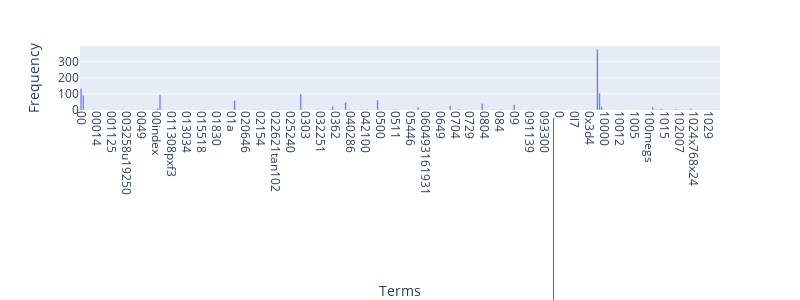

Here is the notebook cell this chart was saved with:
### Markdown cell above
### Answer for <span style="color:blue;background-color:white;">Exercise 12</span>

### Code cell
import plotly.express as px
term_frequencies = np.asarray(X_counts.sum(axis=0))[0]
terms = count_vect.get_feature_names_out()[:300]
freqs = term_frequencies[:300]

df = pd.DataFrame({
    "Term": terms,
    "Frequency": freqs
})

# Interactive bar chart
chart = px.bar(
    df,
    x="Term",
    y="Frequency",
    labels={"Term": "Terms", "Frequency": "Frequency"},
)

# Update layout for better readability
chart.update_layout(
    xaxis_tickangle=90,
    width=800,
    height=300
)

### Figure 1 — Plotly figure (JSON) as saved in the notebook; plotly's stock layout.template omitted (floating-point values rounded to 4 significant figures; data arrays with more than 128 entries replaced by an {"elided": "..."} marker saying what was removed)
{"data": [{"hovertemplate": "Terms=%{x}<br>Frequency=%{y}<extra></extra>", "legendgroup": "", "marker": {"color": "#636efa", "pattern": {"shape": ""}}, "name": "", "orientation": "v", "showlegend": false, "textposition": "auto", "type": "bar", "x": {"elided": "300 str values"}, "xaxis": "x", "y": {"elided": "300 int values"}, "yaxis": "y"}], "layout": {"barmode": "relative", "height": 300, "legend": {"tracegroupgap": 0}, "margin": {"t": 60}, "width": 800, "xaxis": {"anchor": "y", "domain": [0, 1], "tickangle": 90, "title": {"text": "Terms"}}, "yaxis": {"anchor": "x", "domain": [0, 1], "title": {"text": "Frequency"}}}}
